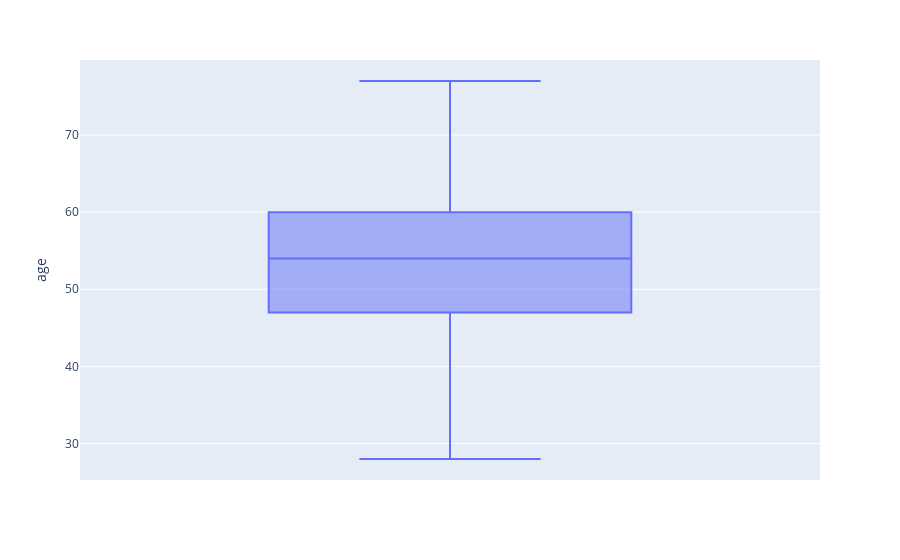
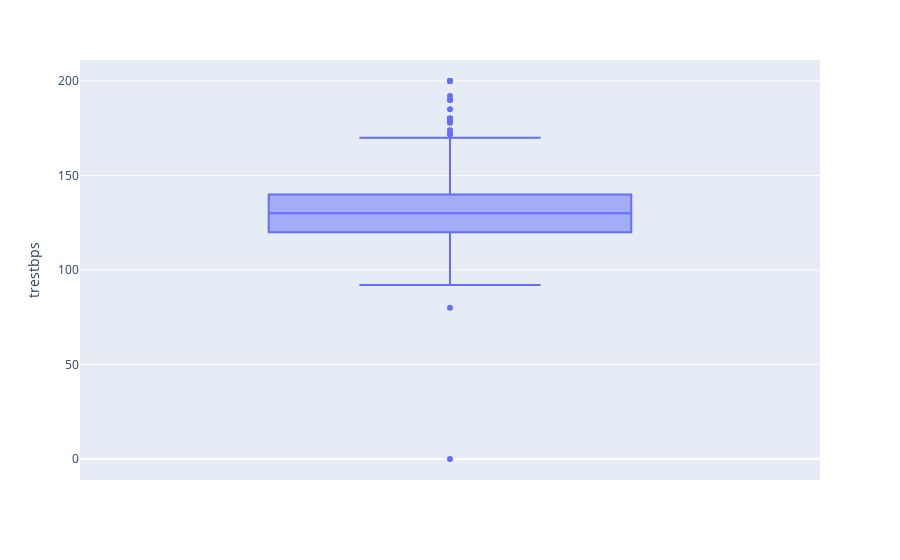
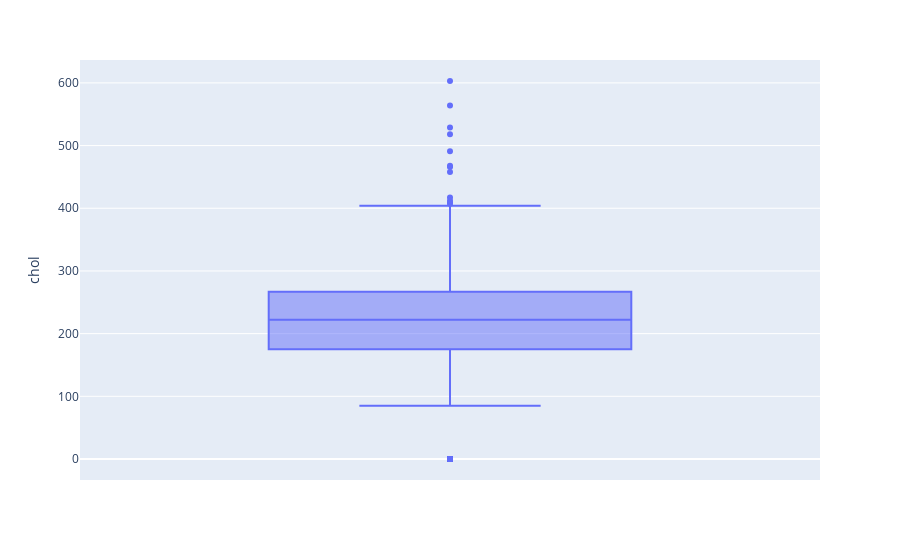
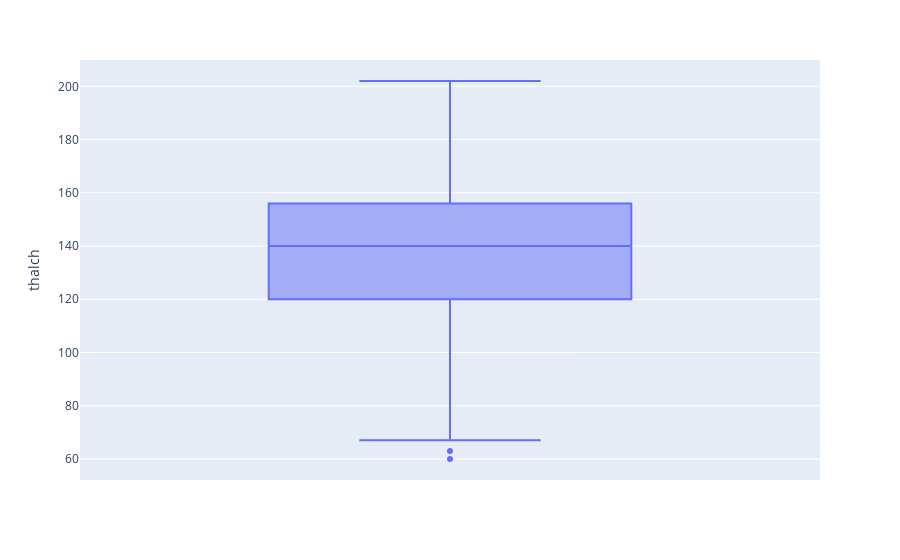

The notebook cell these images were saved under, in order:
### Code cell
# make box plots of all the numeric columns using for loop and plotly
fig = px.box(data_frame=df, y='age')
fig.show()

fig = px.box(data_frame=df, y='trestbps')
fig.show()

fig = px.box(data_frame=df, y='chol')
fig.show()

fig = px.box(data_frame=df, y='thalch')
fig.show()

fig = px.box(data_frame=df, y='oldpeak')
fig.show()

### Figure 1 — Plotly figure (JSON) as saved in the notebook; plotly's stock layout.template omitted (floating-point values rounded to 4 significant figures; data arrays with more than 128 entries replaced by an {"elided": "..."} marker saying what was removed)
{"data": [{"alignmentgroup": "True", "hovertemplate": "age=%{y}<extra></extra>", "legendgroup": "", "marker": {"color": "#636efa"}, "name": "", "notched": false, "offsetgroup": "", "orientation": "v", "showlegend": false, "type": "box", "x0": " ", "xaxis": "x", "y": {"elided": "920 int values"}, "y0": " ", "yaxis": "y"}], "layout": {"boxmode": "group", "legend": {"tracegroupgap": 0}, "margin": {"t": 60}, "xaxis": {"anchor": "y", "domain": [0, 1]}, "yaxis": {"anchor": "x", "domain": [0, 1], "title": {"text": "age"}}}}

### Figure 2 — Plotly figure (JSON) as saved in the notebook; plotly's stock layout.template omitted (floating-point values rounded to 4 significant figures; data arrays with more than 128 entries replaced by an {"elided": "..."} marker saying what was removed)
{"data": [{"alignmentgroup": "True", "hovertemplate": "trestbps=%{y}<extra></extra>", "legendgroup": "", "marker": {"color": "#636efa"}, "name": "", "notched": false, "offsetgroup": "", "orientation": "v", "showlegend": false, "type": "box", "x0": " ", "xaxis": "x", "y": {"elided": "920 float values"}, "y0": " ", "yaxis": "y"}], "layout": {"boxmode": "group", "legend": {"tracegroupgap": 0}, "margin": {"t": 60}, "xaxis": {"anchor": "y", "domain": [0, 1]}, "yaxis": {"anchor": "x", "domain": [0, 1], "title": {"text": "trestbps"}}}}

### Figure 3 — Plotly figure (JSON) as saved in the notebook; plotly's stock layout.template omitted (floating-point values rounded to 4 significant figures; data arrays with more than 128 entries replaced by an {"elided": "..."} marker saying what was removed)
{"data": [{"alignmentgroup": "True", "hovertemplate": "chol=%{y}<extra></extra>", "legendgroup": "", "marker": {"color": "#636efa"}, "name": "", "notched": false, "offsetgroup": "", "orientation": "v", "showlegend": false, "type": "box", "x0": " ", "xaxis": "x", "y": {"elided": "920 float values"}, "y0": " ", "yaxis": "y"}], "layout": {"boxmode": "group", "legend": {"tracegroupgap": 0}, "margin": {"t": 60}, "xaxis": {"anchor": "y", "domain": [0, 1]}, "yaxis": {"anchor": "x", "domain": [0, 1], "title": {"text": "chol"}}}}

### Figure 4 — Plotly figure (JSON) as saved in the notebook; plotly's stock layout.template omitted (floating-point values rounded to 4 significant figures; data arrays with more than 128 entries replaced by an {"elided": "..."} marker saying what was removed)
{"data": [{"alignmentgroup": "True", "hovertemplate": "thalch=%{y}<extra></extra>", "legendgroup": "", "marker": {"color": "#636efa"}, "name": "", "notched": false, "offsetgroup": "", "orientation": "v", "showlegend": false, "type": "box", "x0": " ", "xaxis": "x", "y": {"elided": "920 float values"}, "y0": " ", "yaxis": "y"}], "layout": {"boxmode": "group", "legend": {"tracegroupgap": 0}, "margin": {"t": 60}, "xaxis": {"anchor": "y", "domain": [0, 1]}, "yaxis": {"anchor": "x", "domain": [0, 1], "title": {"text": "thalch"}}}}
